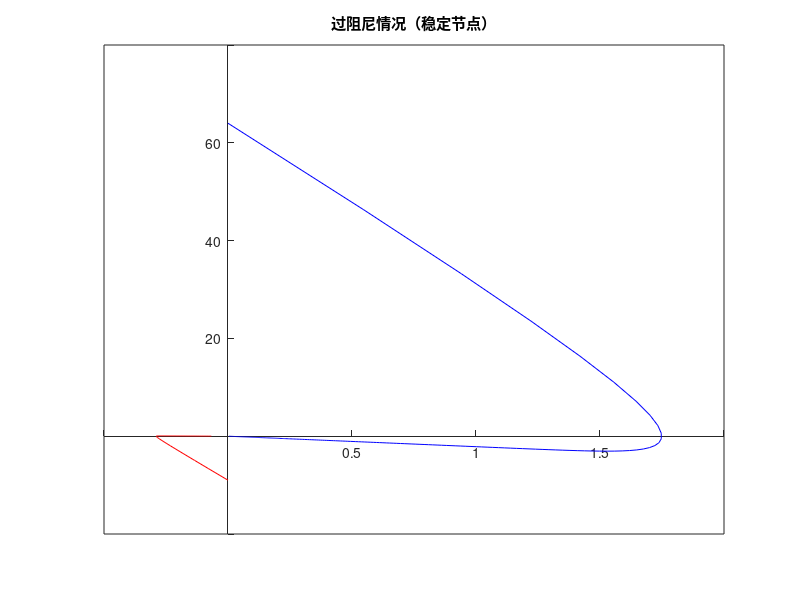

Recreate this plot in MATLAB.
clear

w = 8;
phi = 2;
t = 0:0.01:3;
x = w/2/sqrt(phi^2-1)*(exp((-phi+sqrt(phi^2-1))*w*t)-exp((-phi-sqrt(phi^2-1))*w*t));
y = -(w*(w*exp(-t*w*(phi - (phi^2 - 1)^(1/2)))*(phi - (phi^2 - 1)^(1/2)) - w*exp(-t*w*(phi + (phi^2 - 1)^(1/2)))*(phi + (phi^2 - 1)^(1/2))))/(2*(phi^2 - 1)^(1/2));
plot(x,y,'b');

hold on

w = 3;
phi = 5;
t = 0:0.01:5;
xminus = -(w/2/sqrt(phi^2-1)*(exp((-phi+sqrt(phi^2-1))*w*t)-exp((-phi-sqrt(phi^2-1))*w*t)));
yminus = (w*(w*exp(-t*w*(phi - (phi^2 - 1)^(1/2)))*(phi - (phi^2 - 1)^(1/2)) - w*exp(-t*w*(phi + (phi^2 - 1)^(1/2)))*(phi + (phi^2 - 1)^(1/2))))/(2*(phi^2 - 1)^(1/2));

plot(xminus,yminus,'r');

hold off

set(gca,'XAxisLocation','origin','YAxisLocation','origin')

title('过阻尼情况（稳定节点）');